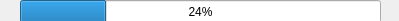
<ui version="4.0" >
 <class>loadingBox</class>
 <widget class="QWidget" name="loadingBox" >
  <property name="geometry" >
   <rect>
    <x>0</x>
    <y>0</y>
    <width>399</width>
    <height>21</height>
   </rect>
  </property>
  <property name="windowTitle" >
   <string>MOPSLinux package manager</string>
  </property>
  <widget class="QProgressBar" name="progressBar" >
   <property name="geometry" >
    <rect>
     <x>20</x>
     <y>0</y>
     <width>361</width>
     <height>23</height>
    </rect>
   </property>
   <property name="value" >
    <number>24</number>
   </property>
   <property name="orientation" >
    <enum>Qt::Horizontal</enum>
   </property>
  </widget>
 </widget>
 <resources/>
 <connections/>
</ui>
